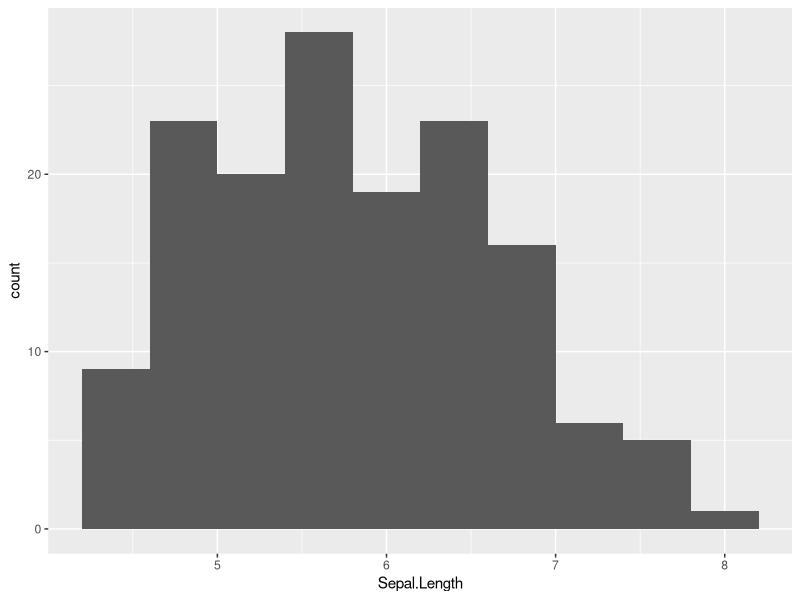
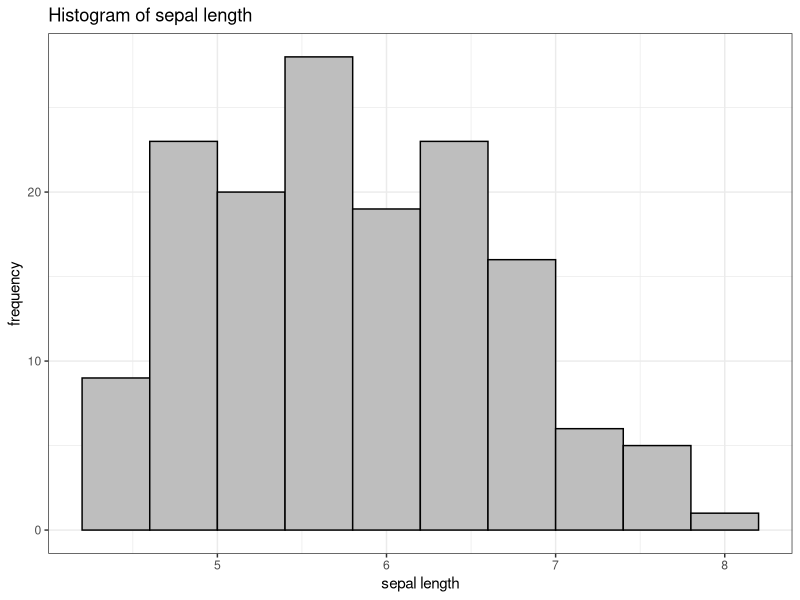
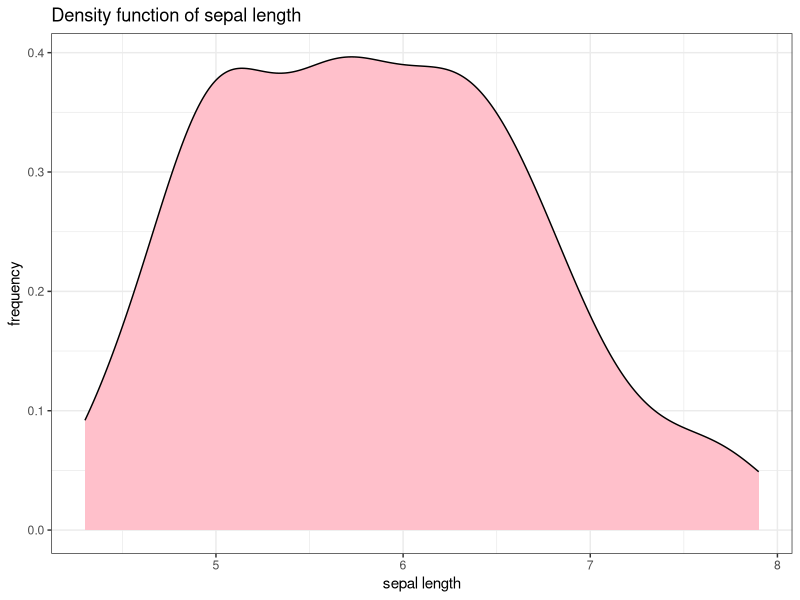
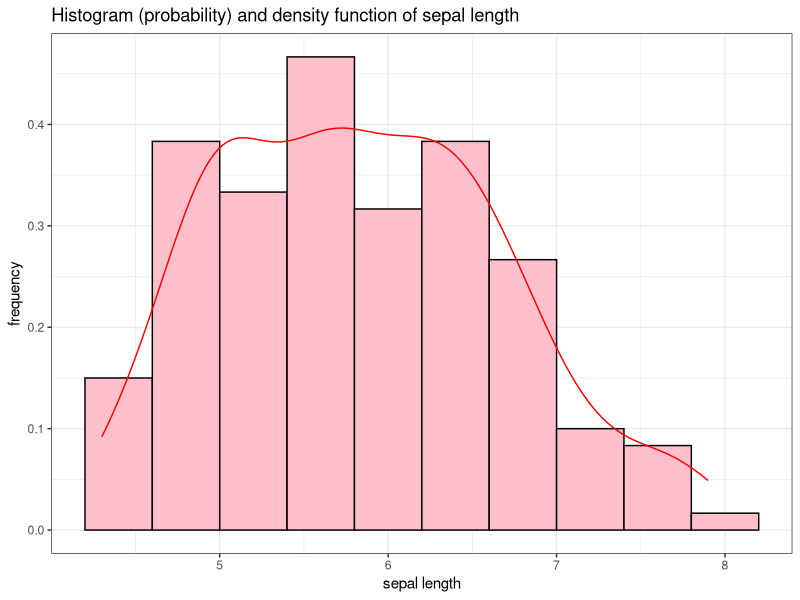
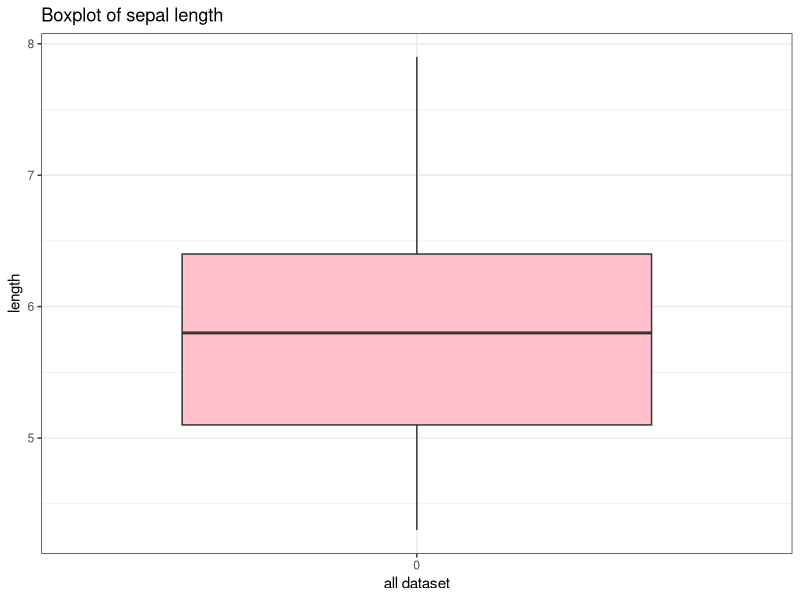
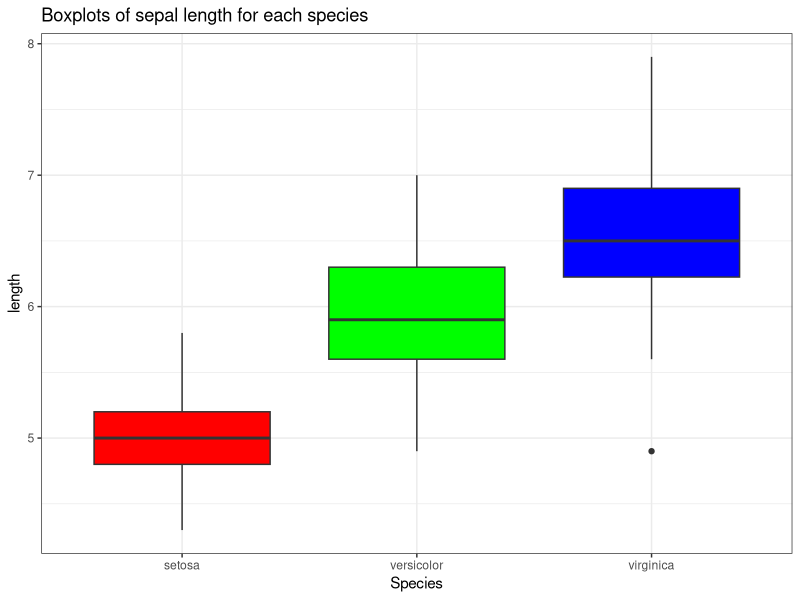
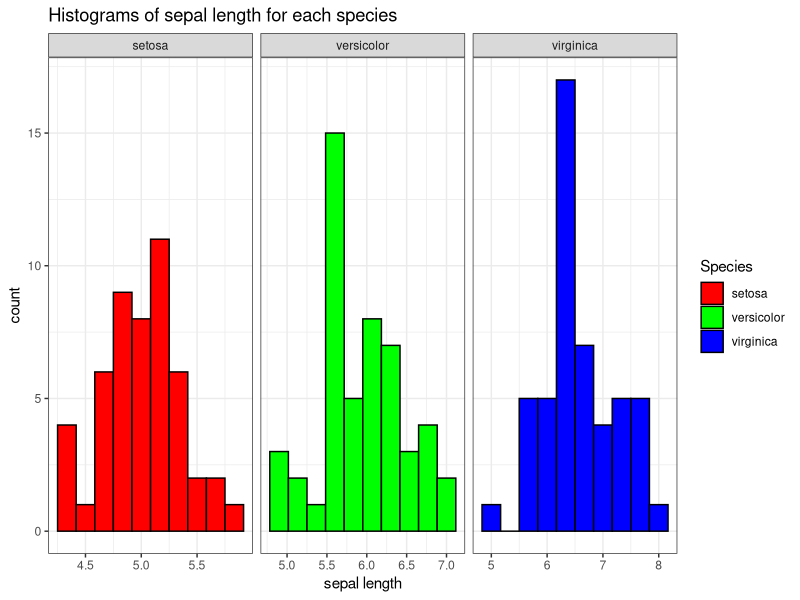
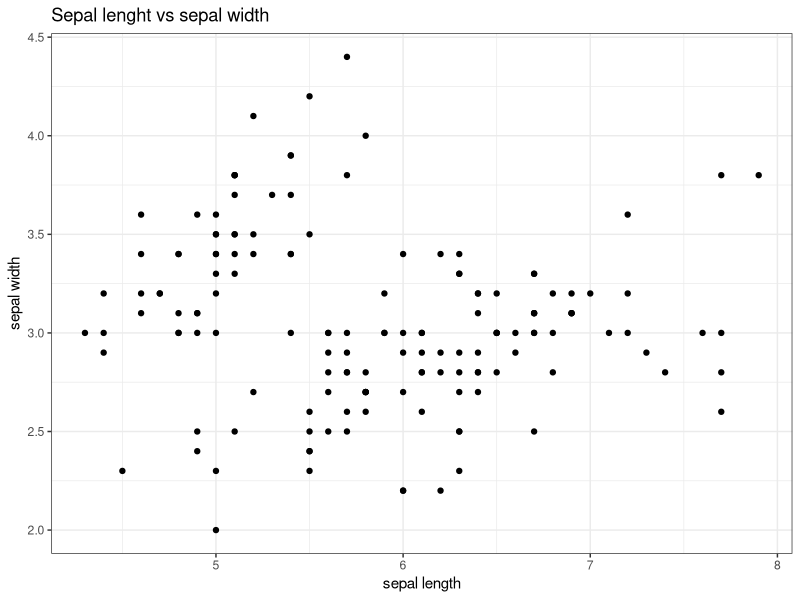

Write the R code that produced these figures, in order.
## ---- chunk 1
knitr::opts_chunk$set(echo = TRUE)
## ---- chunk 2
data(iris)
str(iris)
## ---- chunk 3
library(tidyverse)
## ---- chunk 4
ggplot(iris, aes(Sepal.Length)) + geom_histogram(bins=10)
## ---- chunk 5
ggplot(iris, aes(Sepal.Length)) + geom_histogram(bins=10, fill="grey", col="black") + labs(title="Histogram of sepal length") + xlab("sepal length") + ylab("frequency") + theme_bw()
## ---- chunk 6
ggplot(iris, aes(Sepal.Length)) + geom_density(fill="pink", col="black") + labs(title="Density function of sepal length") + xlab("sepal length") + ylab("frequency") + theme_bw()
## ---- chunk 7
ggplot(iris, aes(Sepal.Length)) + geom_histogram(aes(y=..density..), bins=10, fill="pink", col="black") + geom_density(col="red") + labs(title="Histogram (probability) and density function of sepal length") + xlab("sepal length") + ylab("frequency") + theme_bw()
## ---- chunk 8
ggplot(iris, aes(factor(0), Sepal.Length)) + geom_boxplot(fill="pink")  + labs(title="Boxplot of sepal length") + xlab("all dataset") + ylab("length") + theme_bw()
## ---- chunk 9
summary(iris$Sepal.Length)
## ---- chunk 10
levels(iris$Species)
## ---- chunk 11
ggplot(iris, aes(Species, Sepal.Length)) + geom_boxplot(fill=c("red", "green", "blue")) + labs(title="Boxplots of sepal length for each species") + ylab("length") + theme_bw()
## ---- chunk 12
ggplot(iris, aes(Sepal.Length, fill=Species)) + geom_histogram(bins=10, col="black") + facet_grid(. ~ Species, scales = "free") + scale_fill_manual(values = c("red", "green", "blue")) + xlab("sepal length") + ylab("count") + labs(title="Histograms of sepal length for each species") + theme_bw()
## ---- chunk 13
ggplot(iris, aes(Sepal.Length, Sepal.Width)) + geom_point() + xlab("sepal length") + ylab("sepal width") + labs(title = "Sepal lenght vs sepal width") + theme_bw()
## ---- chunk 14
ggplot(iris, aes(Sepal.Length, Sepal.Width)) + geom_point() + xlab("sepal length") + ylab("sepal width") + labs(title = "Sepal lenght vs sepal width") + geom_smooth(method = "lm") + theme_bw()
## ---- chunk 15
ggplot(iris, aes(Sepal.Length, Sepal.Width, color=Species)) + geom_point() + xlab("sepal length") + ylab("sepal width") + labs(title = "Sepal lenght vs sepal width by species") + geom_smooth(method = "lm") + scale_fill_manual(values = c("red", "green", "blue")) + theme_bw()
## ---- chunk 16
ggplot(iris, aes(Sepal.Length, Sepal.Width, color=Species)) + geom_point() + xlab("sepal length") + ylab("sepal width") + labs(title = "Sepal lenght vs sepal width by species") + geom_smooth(method = "lm") + facet_grid(. ~ Species) + scale_fill_manual(values = c("red", "green", "blue")) + theme_bw()
## ---- chunk 17
library(GGally)
iris %>% ggpairs(mapping = ggplot2::aes(color=Species)) + theme_bw()
